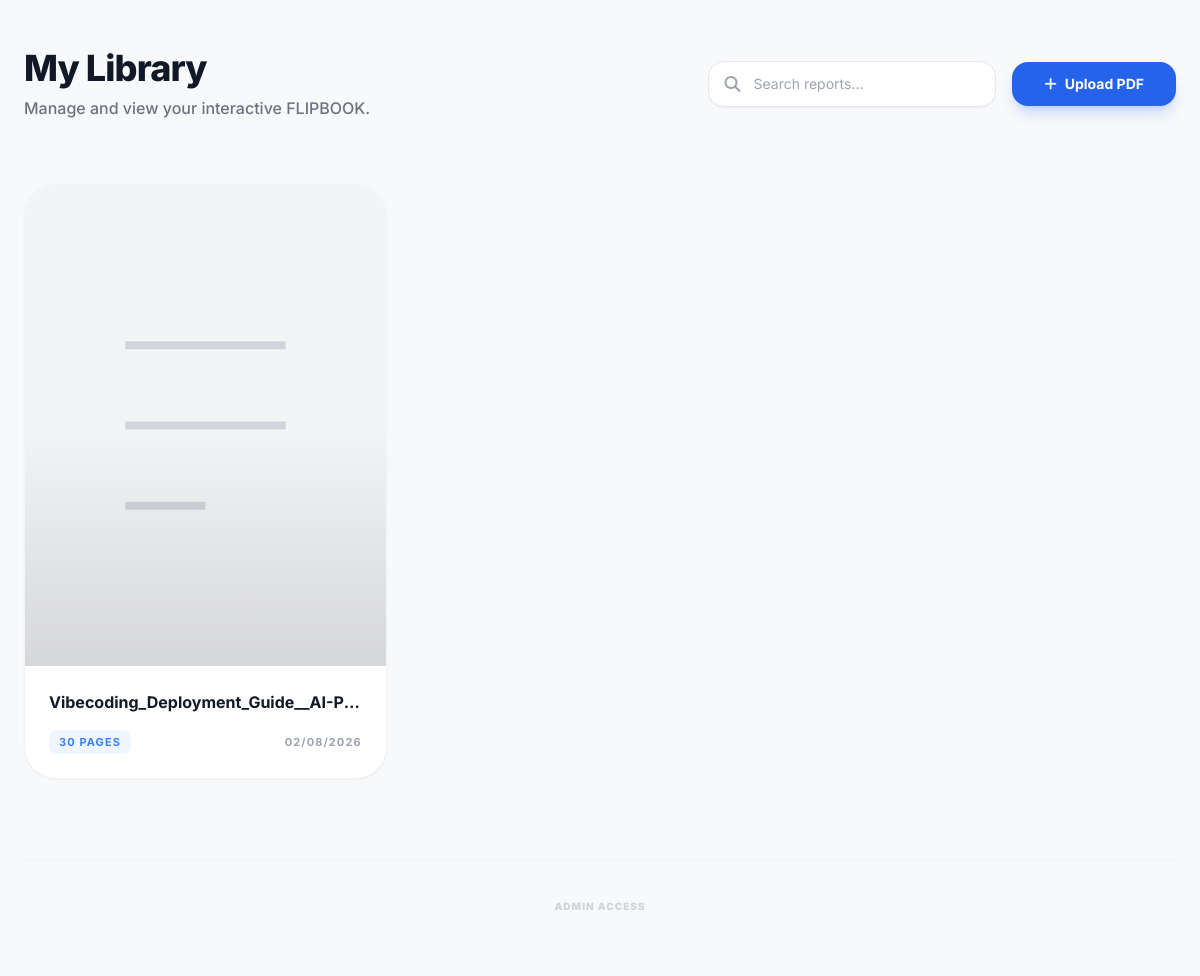
/, run on an earlier commit of the app's database.
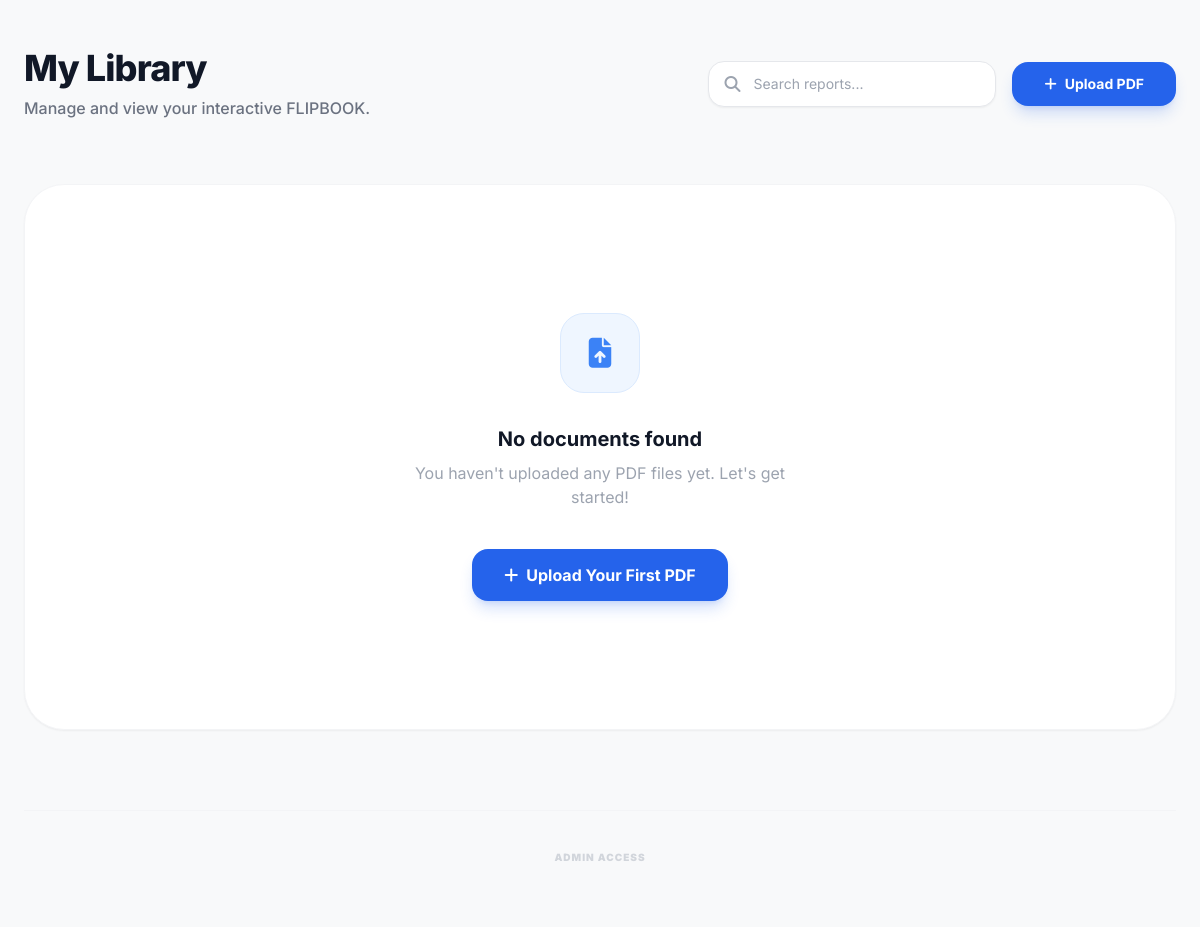
And on a later commit of the database.
### app.py (models this page shows)
class Book(db.Model):
    id = db.Column(db.Integer, primary_key=True)
    title = db.Column(db.String(255), nullable=False)
    filename = db.Column(db.String(255), nullable=False)
    page_count = db.Column(db.Integer)
    created_at = db.Column(db.DateTime, default=datetime.utcnow)
    notes = db.relationship('Note', backref='book', lazy=True, cascade="all, delete-orphan")
    highlights = db.relationship('Highlight', backref='book', lazy=True, cascade="all, delete-orphan")

### app.py (the view)
@app.route('/')
def index():
    try:
        books = Book.query.order_by(Book.created_at.desc()).all()
        return render_template('index.html', books=books)
    except Exception as e:
        print(f"Index error: {str(e)}")
        return jsonify({'error': 'Database connection failed'}), 503

### app.py (called while the page is built, shortened)
@app.before_request
def before_request():
    global _db_initialized, _db_error

### templates/index.html (shortened to what the changed rows need)
{% extends "base.html" %}
{% block content %}
<div class="animate-fade-in max-w-7xl mx-auto py-12 px-6">
    <header class="flex flex-col md:flex-row md:items-center justify-between gap-6 mb-16">
        <div>
            <h1 class="text-4xl font-extrabold tracking-tight text-gray-900 mb-2">My Library</h1>
        </div>
    </header>
    <div class="grid grid-cols-1 md:grid-cols-2 lg:grid-cols-3 xl:grid-cols-4 gap-8">
        {% if not books %}
        <div
            class="col-span-full py-32 flex flex-col items-center justify-center text-center bg-white rounded-[2.5rem] border border-gray-100 shadow-sm">
            <div class="w-20 h-20 bg-blue-50 rounded-3xl flex items-center justify-center mb-8 border border-blue-100">
                <i class="fas fa-file-upload text-blue-500 text-3xl"></i>
            </div>
            <h3 class="text-xl font-bold text-gray-900 mb-2">No documents found</h3>
            <p class="text-gray-400 max-w-sm mb-10">You haven't uploaded any PDF files yet. Let's get started!</p>
            <button onclick="document.getElementById('pdf-input').click()"
                class="bg-blue-600 text-white px-8 py-3.5 rounded-2xl font-bold hover:bg-blue-700 shadow-lg shadow-blue-600/20 transition-all flex items-center gap-2 active:scale-95">
                <i class="fas fa-plus"></i>
                Upload Your First PDF
            </button>
        </div>
        {% endif %}
        {% for book in books %}
        <div
            class="bg-white rounded-[2rem] border border-gray-100 shadow-sm overflow-hidden group hover:shadow-xl hover:-translate-y-1 transition-all duration-300">
            <div class="aspect-[3/4] bg-gray-50 relative overflow-hidden">
                <div class="absolute inset-0">
                </div>
            </div>
            <div class="p-6">
                <div class="flex items-start justify-between gap-3 mb-4">
                    <h4 class="text-gray-900 font-bold truncate flex-1 hover:text-blue-600 transition-colors"
                        title="{{ book.title }}">
                        {{ book.title }}
                    </h4>
                </div>
                <div class="flex items-center justify-between text-[11px] font-bold uppercase tracking-widest">
                    <span class="text-blue-500 bg-blue-50 px-2.5 py-1 rounded-lg">
                        {{ book.page_count }} Pages
                    </span>
                    <span class="text-gray-400">
                        {{ book.created_at.strftime('%m/%d/%Y') }}
                    </span>
                </div>
            </div>
        </div>
        {% endfor %}
    </div>
</div>
{% endblock %}

What changed in the data, as far as the page shows it:
removed Book: title "Vibecoding_Deployment_Guide__AI-P…", page_count "30", created_at "02/08/2026"
Also different on the page:
text now shown: "No documents found You haven't uploaded any PDF files yet. Let's get started! Upload Your First PDF"
